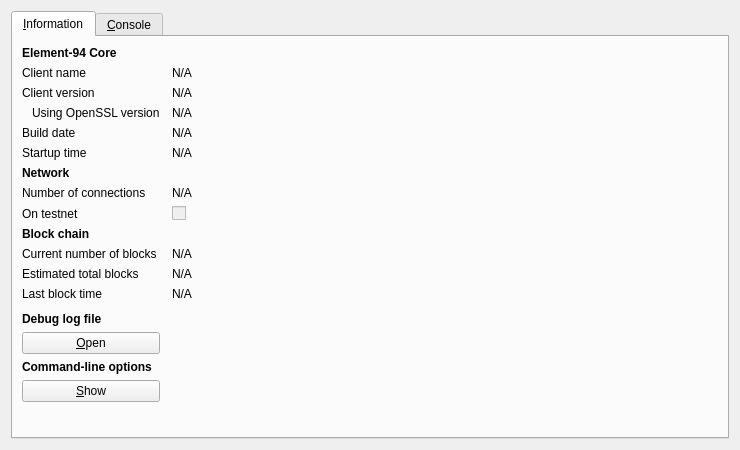
<?xml version="1.0" encoding="UTF-8"?>
<ui version="4.0">
 <class>RPCConsole</class>
 <widget class="QDialog" name="RPCConsole">
  <property name="geometry">
   <rect>
    <x>0</x>
    <y>0</y>
    <width>740</width>
    <height>450</height>
   </rect>
  </property>
  <property name="windowTitle">
   <string>Element-94 - Debug window</string>
  </property>
  <layout class="QVBoxLayout" name="verticalLayout_2">
   <item>
    <widget class="QTabWidget" name="tabWidget">
     <property name="currentIndex">
      <number>0</number>
     </property>
     <widget class="QWidget" name="tab_info">
      <attribute name="title">
       <string>&amp;Information</string>
      </attribute>
      <layout class="QGridLayout" name="gridLayout" columnstretch="0,1">
       <property name="horizontalSpacing">
        <number>12</number>
       </property>
       <item row="0" column="0">
        <widget class="QLabel" name="label_9">
         <property name="font">
          <font>
           <weight>75</weight>
           <bold>true</bold>
          </font>
         </property>
         <property name="text">
          <string>Element-94 Core</string>
         </property>
        </widget>
       </item>
       <item row="1" column="0">
        <widget class="QLabel" name="label_5">
         <property name="text">
          <string>Client name</string>
         </property>
        </widget>
       </item>
       <item row="1" column="1">
        <widget class="QLabel" name="clientName">
         <property name="cursor">
          <cursorShape>IBeamCursor</cursorShape>
         </property>
         <property name="text">
          <string>N/A</string>
         </property>
         <property name="textFormat">
          <enum>Qt::PlainText</enum>
         </property>
         <property name="textInteractionFlags">
          <set>Qt::LinksAccessibleByMouse|Qt::TextSelectableByKeyboard|Qt::TextSelectableByMouse</set>
         </property>
        </widget>
       </item>
       <item row="2" column="0">
        <widget class="QLabel" name="label_6">
         <property name="text">
          <string>Client version</string>
         </property>
        </widget>
       </item>
       <item row="2" column="1">
        <widget class="QLabel" name="clientVersion">
         <property name="cursor">
          <cursorShape>IBeamCursor</cursorShape>
         </property>
         <property name="text">
          <string>N/A</string>
         </property>
         <property name="textFormat">
          <enum>Qt::PlainText</enum>
         </property>
         <property name="textInteractionFlags">
          <set>Qt::LinksAccessibleByMouse|Qt::TextSelectableByKeyboard|Qt::TextSelectableByMouse</set>
         </property>
        </widget>
       </item>
       <item row="3" column="0">
        <widget class="QLabel" name="label_14">
         <property name="text">
          <string>Using OpenSSL version</string>
         </property>
         <property name="indent">
          <number>10</number>
         </property>
        </widget>
       </item>
       <item row="3" column="1">
        <widget class="QLabel" name="openSSLVersion">
         <property name="cursor">
          <cursorShape>IBeamCursor</cursorShape>
         </property>
         <property name="text">
          <string>N/A</string>
         </property>
         <property name="textFormat">
          <enum>Qt::PlainText</enum>
         </property>
         <property name="textInteractionFlags">
          <set>Qt::LinksAccessibleByMouse|Qt::TextSelectableByKeyboard|Qt::TextSelectableByMouse</set>
         </property>
        </widget>
       </item>
       <item row="4" column="0">
        <widget class="QLabel" name="label_12">
         <property name="text">
          <string>Build date</string>
         </property>
        </widget>
       </item>
       <item row="4" column="1">
        <widget class="QLabel" name="buildDate">
         <property name="cursor">
          <cursorShape>IBeamCursor</cursorShape>
         </property>
         <property name="text">
          <string>N/A</string>
         </property>
         <property name="textFormat">
          <enum>Qt::PlainText</enum>
         </property>
         <property name="textInteractionFlags">
          <set>Qt::LinksAccessibleByMouse|Qt::TextSelectableByKeyboard|Qt::TextSelectableByMouse</set>
         </property>
        </widget>
       </item>
       <item row="5" column="0">
        <widget class="QLabel" name="label_13">
         <property name="text">
          <string>Startup time</string>
         </property>
        </widget>
       </item>
       <item row="5" column="1">
        <widget class="QLabel" name="startupTime">
         <property name="cursor">
          <cursorShape>IBeamCursor</cursorShape>
         </property>
         <property name="text">
          <string>N/A</string>
         </property>
         <property name="textFormat">
          <enum>Qt::PlainText</enum>
         </property>
         <property name="textInteractionFlags">
          <set>Qt::LinksAccessibleByMouse|Qt::TextSelectableByKeyboard|Qt::TextSelectableByMouse</set>
         </property>
        </widget>
       </item>
       <item row="6" column="0">
        <widget class="QLabel" name="label_11">
         <property name="font">
          <font>
           <weight>75</weight>
           <bold>true</bold>
          </font>
         </property>
         <property name="text">
          <string>Network</string>
         </property>
        </widget>
       </item>
       <item row="7" column="0">
        <widget class="QLabel" name="label_7">
         <property name="text">
          <string>Number of connections</string>
         </property>
        </widget>
       </item>
       <item row="7" column="1">
        <widget class="QLabel" name="numberOfConnections">
         <property name="cursor">
          <cursorShape>IBeamCursor</cursorShape>
         </property>
         <property name="text">
          <string>N/A</string>
         </property>
         <property name="textFormat">
          <enum>Qt::PlainText</enum>
         </property>
         <property name="textInteractionFlags">
          <set>Qt::LinksAccessibleByMouse|Qt::TextSelectableByKeyboard|Qt::TextSelectableByMouse</set>
         </property>
        </widget>
       </item>
       <item row="8" column="0">
        <widget class="QLabel" name="label_8">
         <property name="text">
          <string>On testnet</string>
         </property>
        </widget>
       </item>
       <item row="8" column="1">
        <widget class="QCheckBox" name="isTestNet">
         <property name="enabled">
          <bool>false</bool>
         </property>
         <property name="text">
          <string/>
         </property>
        </widget>
       </item>
       <item row="9" column="0">
        <widget class="QLabel" name="label_10">
         <property name="font">
          <font>
           <weight>75</weight>
           <bold>true</bold>
          </font>
         </property>
         <property name="text">
          <string>Block chain</string>
         </property>
        </widget>
       </item>
       <item row="10" column="0">
        <widget class="QLabel" name="label_3">
         <property name="text">
          <string>Current number of blocks</string>
         </property>
        </widget>
       </item>
       <item row="10" column="1">
        <widget class="QLabel" name="numberOfBlocks">
         <property name="cursor">
          <cursorShape>IBeamCursor</cursorShape>
         </property>
         <property name="text">
          <string>N/A</string>
         </property>
         <property name="textFormat">
          <enum>Qt::PlainText</enum>
         </property>
         <property name="textInteractionFlags">
          <set>Qt::LinksAccessibleByMouse|Qt::TextSelectableByKeyboard|Qt::TextSelectableByMouse</set>
         </property>
        </widget>
       </item>
       <item row="11" column="0">
        <widget class="QLabel" name="label_4">
         <property name="text">
          <string>Estimated total blocks</string>
         </property>
        </widget>
       </item>
       <item row="11" column="1">
        <widget class="QLabel" name="totalBlocks">
         <property name="cursor">
          <cursorShape>IBeamCursor</cursorShape>
         </property>
         <property name="text">
          <string>N/A</string>
         </property>
         <property name="textFormat">
          <enum>Qt::PlainText</enum>
         </property>
         <property name="textInteractionFlags">
          <set>Qt::LinksAccessibleByMouse|Qt::TextSelectableByKeyboard|Qt::TextSelectableByMouse</set>
         </property>
        </widget>
       </item>
       <item row="12" column="0">
        <widget class="QLabel" name="label_2">
         <property name="text">
          <string>Last block time</string>
         </property>
        </widget>
       </item>
       <item row="12" column="1">
        <widget class="QLabel" name="lastBlockTime">
         <property name="cursor">
          <cursorShape>IBeamCursor</cursorShape>
         </property>
         <property name="text">
          <string>N/A</string>
         </property>
         <property name="textFormat">
          <enum>Qt::PlainText</enum>
         </property>
         <property name="textInteractionFlags">
          <set>Qt::LinksAccessibleByMouse|Qt::TextSelectableByKeyboard|Qt::TextSelectableByMouse</set>
         </property>
        </widget>
       </item>
       <item row="13" column="0">
        <spacer name="verticalSpacer_2">
         <property name="orientation">
          <enum>Qt::Vertical</enum>
         </property>
         <property name="sizeHint" stdset="0">
          <size>
           <width>20</width>
           <height>20</height>
          </size>
         </property>
        </spacer>
       </item>
       <item row="14" column="0">
        <widget class="QLabel" name="labelDebugLogfile">
         <property name="font">
          <font>
           <weight>75</weight>
           <bold>true</bold>
          </font>
         </property>
         <property name="text">
          <string>Debug log file</string>
         </property>
        </widget>
       </item>
       <item row="15" column="0">
        <widget class="QPushButton" name="openDebugLogfileButton">
         <property name="toolTip">
          <string>Open the Element-94 debug log file from the current data directory. This can take a few seconds for large log files.</string>
         </property>
         <property name="text">
          <string>&amp;Open</string>
         </property>
         <property name="autoDefault">
          <bool>false</bool>
         </property>
        </widget>
       </item>
       <item row="16" column="0">
        <widget class="QLabel" name="labelCLOptions">
         <property name="font">
          <font>
           <weight>75</weight>
           <bold>true</bold>
          </font>
         </property>
         <property name="text">
          <string>Command-line options</string>
         </property>
        </widget>
       </item>
       <item row="17" column="0">
        <widget class="QPushButton" name="showCLOptionsButton">
         <property name="toolTip">
          <string>Show the Element-94-Qt help message to get a list with possible Element-94 command-line options.</string>
         </property>
         <property name="text">
          <string>&amp;Show</string>
         </property>
         <property name="autoDefault">
          <bool>false</bool>
         </property>
        </widget>
       </item>
       <item row="18" column="0">
        <spacer name="verticalSpacer">
         <property name="orientation">
          <enum>Qt::Vertical</enum>
         </property>
         <property name="sizeHint" stdset="0">
          <size>
           <width>20</width>
           <height>40</height>
          </size>
         </property>
        </spacer>
       </item>
      </layout>
     </widget>
     <widget class="QWidget" name="tab_console">
      <attribute name="title">
       <string>&amp;Console</string>
      </attribute>
      <layout class="QVBoxLayout" name="verticalLayout_3">
       <property name="spacing">
        <number>3</number>
       </property>
       <item>
        <widget class="QTextEdit" name="messagesWidget">
         <property name="minimumSize">
          <size>
           <width>0</width>
           <height>100</height>
          </size>
         </property>
         <property name="readOnly">
          <bool>true</bool>
         </property>
         <property name="tabKeyNavigation" stdset="0">
          <bool>false</bool>
         </property>
         <property name="columnCount" stdset="0">
          <number>2</number>
         </property>
        </widget>
       </item>
       <item>
        <layout class="QHBoxLayout" name="horizontalLayout">
         <property name="spacing">
          <number>3</number>
         </property>
         <item>
          <widget class="QLabel" name="label">
           <property name="text">
            <string notr="true">&gt;</string>
           </property>
          </widget>
         </item>
         <item>
          <widget class="QLineEdit" name="lineEdit"/>
         </item>
         <item>
          <widget class="QPushButton" name="clearButton">
           <property name="maximumSize">
            <size>
             <width>24</width>
             <height>24</height>
            </size>
           </property>
           <property name="toolTip">
            <string>Clear console</string>
           </property>
           <property name="text">
            <string/>
           </property>
           <property name="icon">
            <iconset resource="../bitcoin.qrc">
             <normaloff>:/icons/remove</normaloff>:/icons/remove</iconset>
           </property>
           <property name="shortcut">
            <string notr="true">Ctrl+L</string>
           </property>
           <property name="autoDefault">
            <bool>false</bool>
           </property>
          </widget>
         </item>
        </layout>
       </item>
      </layout>
     </widget>
    </widget>
   </item>
  </layout>
 </widget>
 <resources>
  <include location="../bitcoin.qrc"/>
 </resources>
 <connections/>
</ui>
